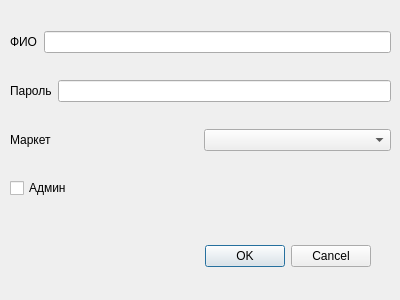
<?xml version="1.0" encoding="UTF-8"?>
<ui version="4.0">
 <class>Dialog</class>
 <widget class="QDialog" name="Dialog">
  <property name="geometry">
   <rect>
    <x>0</x>
    <y>0</y>
    <width>400</width>
    <height>300</height>
   </rect>
  </property>
  <property name="windowTitle">
   <string>Dialog</string>
  </property>
  <widget class="QDialogButtonBox" name="buttonBox">
   <property name="geometry">
    <rect>
     <x>30</x>
     <y>240</y>
     <width>341</width>
     <height>32</height>
    </rect>
   </property>
   <property name="orientation">
    <enum>Qt::Horizontal</enum>
   </property>
   <property name="standardButtons">
    <set>QDialogButtonBox::Cancel|QDialogButtonBox::Ok</set>
   </property>
  </widget>
  <widget class="QWidget" name="verticalLayoutWidget">
   <property name="geometry">
    <rect>
     <x>10</x>
     <y>10</y>
     <width>381</width>
     <height>211</height>
    </rect>
   </property>
   <layout class="QVBoxLayout" name="verticalLayout">
    <item>
     <layout class="QHBoxLayout" name="horizontalLayout">
      <item>
       <widget class="QLabel" name="lblName">
        <property name="text">
         <string>ФИО</string>
        </property>
       </widget>
      </item>
      <item>
       <widget class="QLineEdit" name="lineEdit"/>
      </item>
     </layout>
    </item>
    <item>
     <layout class="QHBoxLayout" name="horizontalLayout_4">
      <item>
       <widget class="QLabel" name="lblPassword">
        <property name="text">
         <string>Пароль</string>
        </property>
       </widget>
      </item>
      <item>
       <widget class="QLineEdit" name="lineEdit_2"/>
      </item>
     </layout>
    </item>
    <item>
     <layout class="QHBoxLayout" name="horizontalLayout_2">
      <item>
       <widget class="QLabel" name="lblMarket">
        <property name="text">
         <string>Маркет</string>
        </property>
       </widget>
      </item>
      <item>
       <widget class="QComboBox" name="cmbMarkets"/>
      </item>
     </layout>
    </item>
    <item>
     <layout class="QHBoxLayout" name="horizontalLayout_6">
      <item>
       <widget class="QCheckBox" name="checkBox">
        <property name="text">
         <string>Админ</string>
        </property>
       </widget>
      </item>
     </layout>
    </item>
   </layout>
  </widget>
 </widget>
 <resources/>
 <connections>
  <connection>
   <sender>buttonBox</sender>
   <signal>accepted()</signal>
   <receiver>Dialog</receiver>
   <slot>accept()</slot>
   <hints>
    <hint type="sourcelabel">
     <x>248</x>
     <y>254</y>
    </hint>
    <hint type="destinationlabel">
     <x>157</x>
     <y>274</y>
    </hint>
   </hints>
  </connection>
  <connection>
   <sender>buttonBox</sender>
   <signal>rejected()</signal>
   <receiver>Dialog</receiver>
   <slot>reject()</slot>
   <hints>
    <hint type="sourcelabel">
     <x>316</x>
     <y>260</y>
    </hint>
    <hint type="destinationlabel">
     <x>286</x>
     <y>274</y>
    </hint>
   </hints>
  </connection>
 </connections>
</ui>
